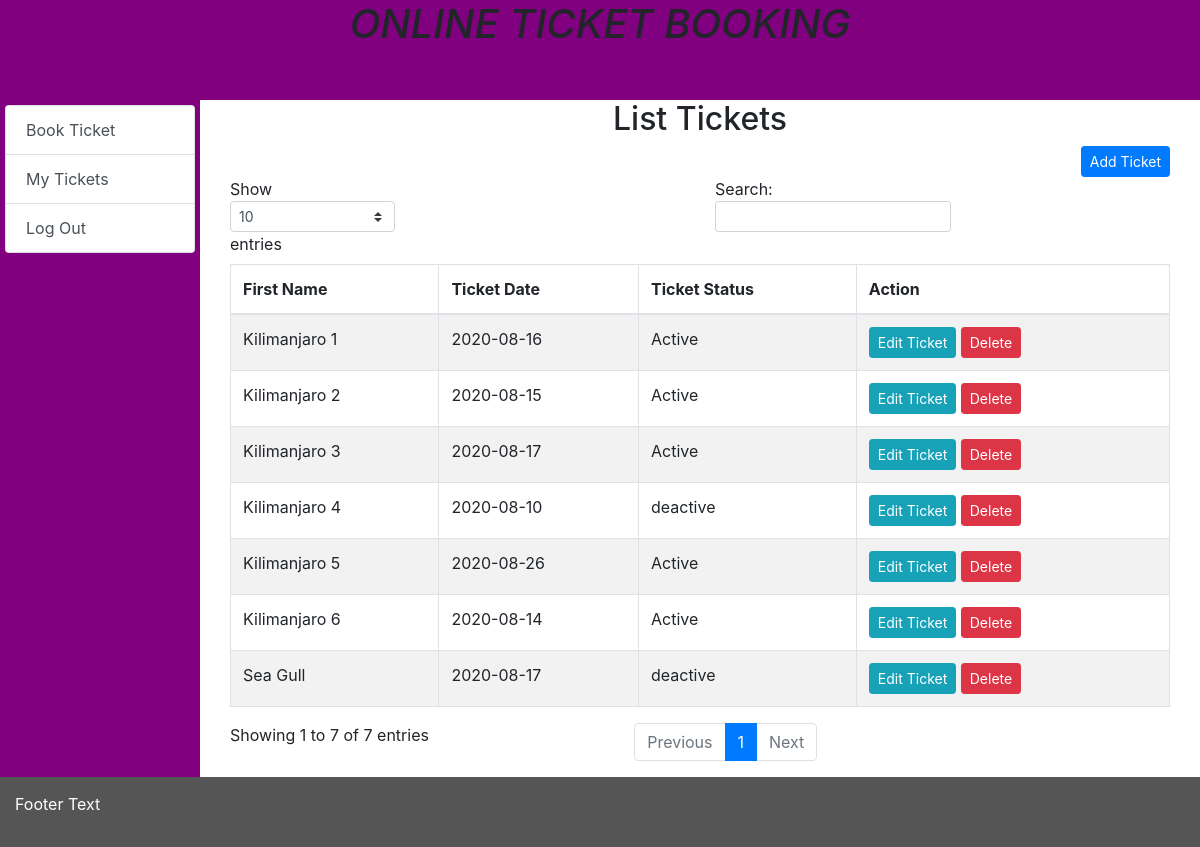
Page /viewTicket.php (signed in) on the committed database.
### tables this page shows
CREATE TABLE `ticket` (
  `ticketId` int(11) NOT NULL,
  `ticketName` varchar(100) NOT NULL,
  `ticketDate` date NOT NULL,
  `ticketStatus` varchar(100) NOT NULL
);

### viewTicket.php (the view, shortened to what this page needs)
<!DOCTYPE html>
<html lang="en" dir="ltr">
  <head>
    <?php include 'link.php'; ?>
  </head>
  <body>
    <div class="container-fluid">
      <div class="row content">
        <div class="col-sm-12" style="background-color: purple; min-height: 100px;">
          <h1 align="center"><i>ONLINE TICKET BOOKING</i></h1>
        </div>
        <div class="col-sm-2" style="padding: 5px; background-color: purple;">
          <?php include 'menu.php'; ?>
        </div>
        <div class="col-sm-10" style="min-height: 500px;">
          <h2 class="text-center">List Tickets</h2>
          <div class="container">
            <div class="row">
              <div class="col-md-12">
                <button type="button" class="btn btn-primary btn-sm float-right" data-toggle="modal" data-target="#myModal">Add Ticket</button>
              </div>
            </div>
            <table id="example" class="table table-striped table-bordered" style="width:100%">
              <thead>
                  <tr>
                      <th>First Name</th>
                      <th>Ticket Date</th>
                      <th>Ticket Status</th>
                      <th>Action</th>
                  </tr>
              </thead>
              <tbody>
                <?php
                  include "conn.php";
                  $sql ="SELECT * FROM ticket";
                  $stmt = $con->query($sql);
                  $result = $stmt->fetchAll();
                  foreach ($result as $row) { ?>
                    <tr>
                        <td><?php echo $row['ticketName']; ?></td>
                        <td><?php echo $row['ticketDate']; ?></td>
                        <td><?php echo $row['ticketStatus']; ?></td>
                        <td>
                          <button type="button" class="btn btn-info btn-sm" data-toggle="modal" data-target="#myModal<?php echo $row['ticketId']; ?>">
                            Edit Ticket
                          </button>
                          <a href="deleteTicket.php?ticketId=<?php echo $row['ticketId']; ?>" onclick="return confirm('Do You Want To Delete?')" class="btn btn-sm btn-danger">
                            Delete
                          </a>
                        </td>
                    </tr>
                    <?php
                  }
                 ?>
              </tbody>
            </table>
          </div>
        </div>
      </div>
    </div>
    <footer class="container-fluid">
      <p>Footer Text</p>
    </footer>
  </body>
</html>

### link.php (style rules this page uses)
footer { background-color: #555; color: white; padding: 15px; }

### rows in the picture
ticket: ticketName "Kilimanjaro 6", ticketDate "2020-08-14", ticketStatus "Active"
ticket: ticketName "Kilimanjaro 1", ticketDate "2020-08-16", ticketStatus "Active"
ticket: ticketName "Sea Gull", ticketDate "2020-08-17", ticketStatus "deactive"
ticket: ticketName "Kilimanjaro 5", ticketDate "2020-08-26", ticketStatus "Active"
ticket: ticketName "Kilimanjaro 2", ticketDate "2020-08-15", ticketStatus "Active"
ticket: ticketName "Kilimanjaro 3", ticketDate "2020-08-17", ticketStatus "Active"
ticket: ticketName "Kilimanjaro 4", ticketDate "2020-08-10", ticketStatus "deactive"
